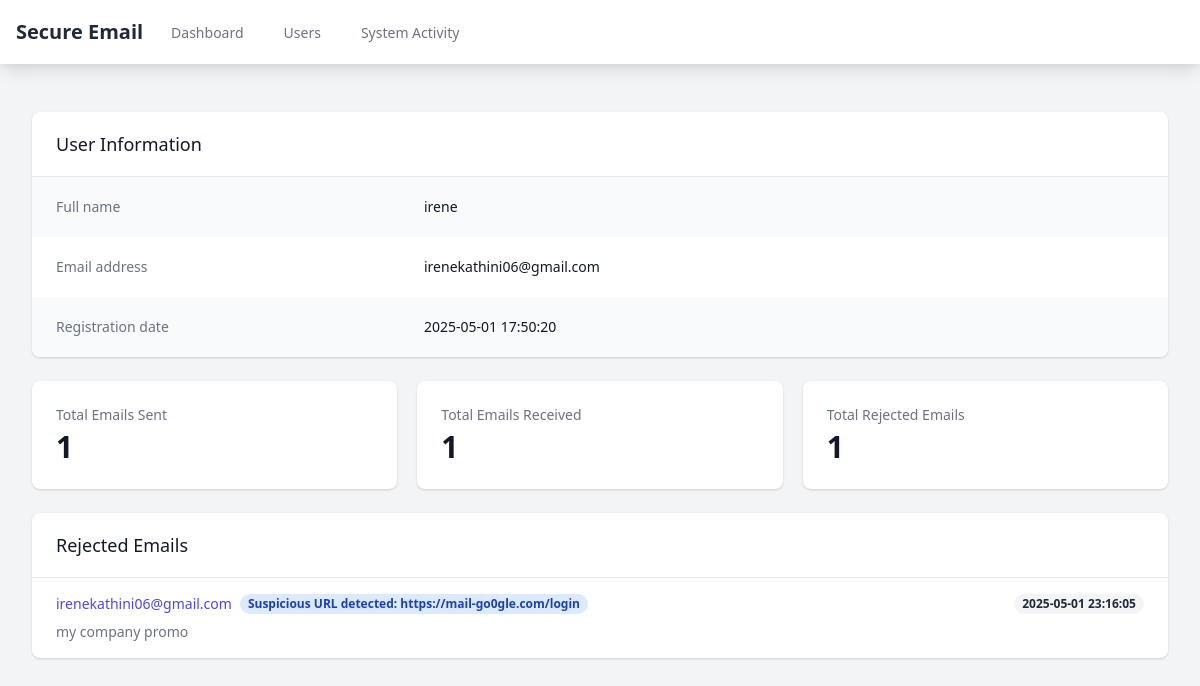
/admin/user/2/activity (signed in), run on an earlier commit of the app's database.
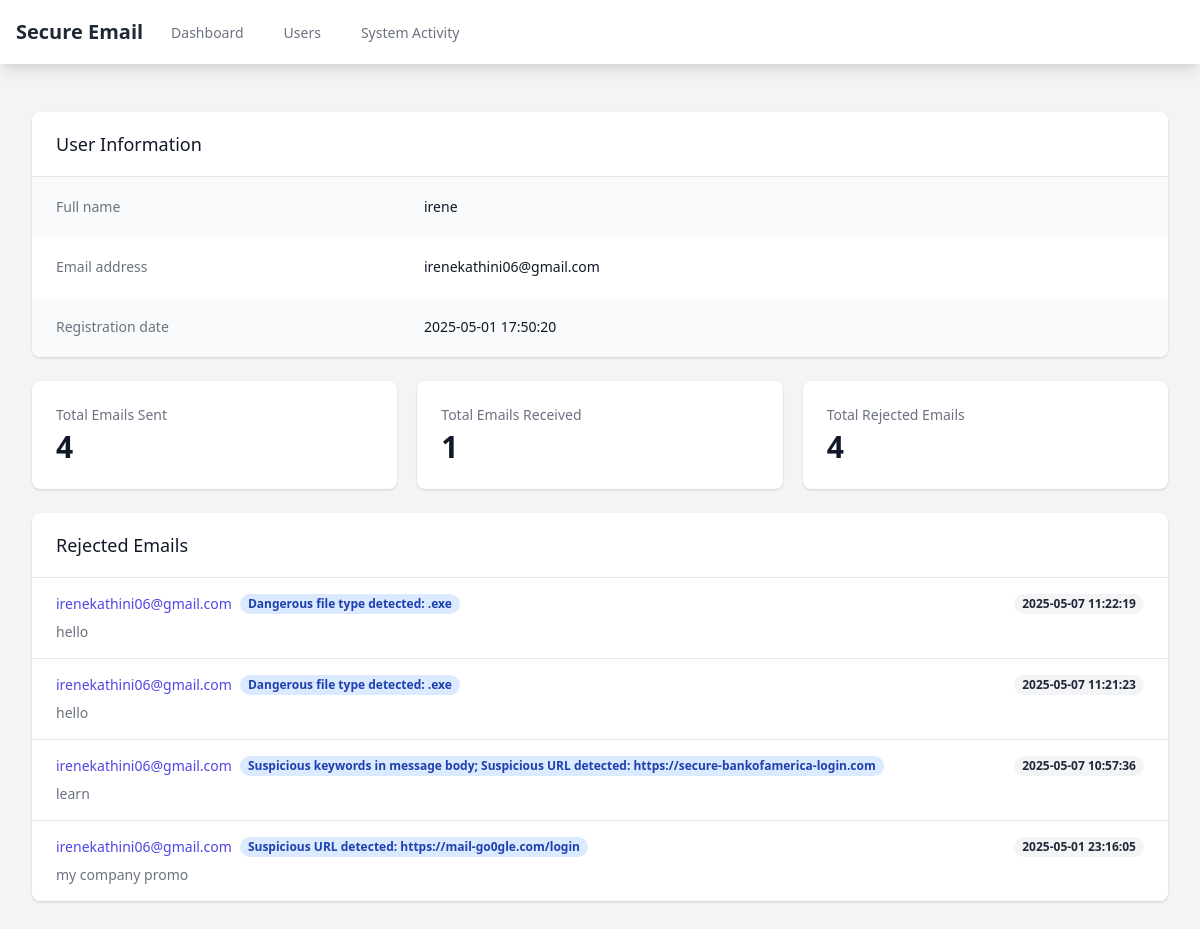
And on a later commit of the database.
### tables this page shows
CREATE TABLE rejected_emails (
                id INTEGER PRIMARY KEY AUTOINCREMENT,
                sender TEXT,
                recipient TEXT,
                subject TEXT,
                message TEXT,
                reason TEXT,
                timestamp DATETIME DEFAULT CURRENT_TIMESTAMP
            );

CREATE TABLE users (
                id INTEGER PRIMARY KEY AUTOINCREMENT,
                fullname TEXT NOT NULL,
                email TEXT NOT NULL UNIQUE,
                password TEXT NOT NULL,
                is_admin BOOLEAN DEFAULT FALSE,
                is_approved BOOLEAN DEFAULT FALSE,
                profile_picture TEXT,
                bio TEXT,
                created_at DATETIME DEFAULT CURRENT_TIMESTAMP,
                last_updated DATETIME DEFAULT CURRENT_TIMESTAMP
            );

### app.py (the view)
@app.route('/admin/user/<int:user_id>/activity')
@admin_required
def admin_user_activity(user_id):
    try:
        conn = sqlite3.connect(DB_NAME)
        conn.row_factory = sqlite3.Row
        c = conn.cursor()
        c.execute('SELECT id, fullname, email, created_at FROM users WHERE id = ?', (user_id,))
        user = c.fetchone()
        if not user:
            return redirect(url_for('admin_users'))
        c.execute('''
            SELECT * FROM emails
            WHERE sender = ?
            ORDER BY timestamp DESC
        ''', (user['email'],))
        sent_emails = c.fetchall()
        c.execute('''
            SELECT * FROM emails
            WHERE recipient = ?
            ORDER BY timestamp DESC
        ''', (user['email'],))
        received_emails = c.fetchall()
        c.execute('''
            SELECT * FROM rejected_emails
            WHERE sender = ? OR recipient = ?
            ORDER BY timestamp DESC
        ''', (user['email'], user['email']))
        rejected_emails = c.fetchall()
        stats = {
            'total_sent': len(sent_emails),
            'total_received': len(received_emails),
            'total_rejected': len(rejected_emails),
            'spam_attempts': sum(1 for email in rejected_emails if 'Spam' in email['reason']),
            'phishing_attempts': sum(1 for email in rejected_emails if 'Phishing' in email['reason']),
            'malware_detected': sum(1 for email in rejected_emails if 'Malware' in email['reason'])
        }
        conn.close()
        return render_template('admin/user_activity.html',
                             user=user,
                             sent_emails=sent_emails,
                             received_emails=received_emails,
                             rejected_emails=rejected_emails,
                             stats=stats)
    except Exception as e:
        print("User activity error:", str(e))
        return redirect(url_for('admin_users'))

### app.py (called while the page is built)
@login_manager.user_loader
def load_user(user_id):
    return User.get(int(user_id))

def admin_required(f):
    @wraps(f)
    def decorated_function(*args, **kwargs):
        print(f"Admin required decorator called for {f.__name__}")
        print(f"Current user: {current_user}")
        print(f"Current user is authenticated: {current_user.is_authenticated}")
        if not current_user.is_authenticated:
            print("User not authenticated, redirecting to login")
            return redirect(url_for('login_page'))
        if not getattr(current_user, 'is_admin', False):
            print("User not authorized as admin, redirecting to login")
            return redirect(url_for('login_page'))
        return f(*args, **kwargs)
    return decorated_function

### templates/admin/user_activity.html (shortened to what the changed rows need)
<!DOCTYPE html>
<html lang="en">
<head>
    <link href="https://cdn.jsdelivr.net/npm/tailwindcss@2.2.19/dist/tailwind.min.css" rel="stylesheet">
    <link href="https://cdnjs.cloudflare.com/ajax/libs/font-awesome/6.0.0/css/all.min.css" rel="stylesheet">
</head>
<body class="bg-gray-100 min-h-screen">
    <div class="max-w-7xl mx-auto py-6 sm:px-6 lg:px-8">
        <div class="px-4 py-6 sm:px-0">
            <div class="grid grid-cols-1 gap-5 sm:grid-cols-2 lg:grid-cols-3 mb-6">
                <div class="bg-white overflow-hidden shadow rounded-lg">
                    <div class="px-4 py-5 sm:p-6">
                        <dt class="text-sm font-medium text-gray-500 truncate">Total Emails Sent</dt>
                        <dd class="mt-1 text-3xl font-semibold text-gray-900">{{ stats.total_sent }}</dd>
                    </div>
                </div>
                <div class="bg-white overflow-hidden shadow rounded-lg">
                    <div class="px-4 py-5 sm:p-6">
                        <dt class="text-sm font-medium text-gray-500 truncate">Total Rejected Emails</dt>
                        <dd class="mt-1 text-3xl font-semibold text-gray-900">{{ stats.total_rejected }}</dd>
                    </div>
                </div>
            </div>
            <div class="bg-white shadow overflow-hidden sm:rounded-lg mb-6">
                <div class="border-t border-gray-200">
                    <ul class="divide-y divide-gray-200">
                        {% for email in rejected_emails %}
                        <li class="px-4 py-4 sm:px-6">
                            <div class="flex items-center justify-between">
                                <div class="flex items-center">
                                    <p class="text-sm font-medium text-indigo-600 truncate">
                                        {{ email.sender if email.sender == user.email else email.recipient }}
                                    </p>
                                    <span class="ml-2 px-2 inline-flex text-xs leading-5 font-semibold rounded-full
                                        {% if 'Spam' in email.reason %}bg-yellow-100 text-yellow-800
                                        {% elif 'Phishing' in email.reason %}bg-red-100 text-red-800
                                        {% else %}bg-blue-100 text-blue-800{% endif %}">
                                        {{ email.reason }}
                                    </span>
                                </div>
                                <div class="ml-2 flex-shrink-0 flex">
                                    <p class="px-2 inline-flex text-xs leading-5 font-semibold rounded-full bg-gray-100 text-gray-800">
                                        {{ email.timestamp }}
                                    </p>
                                </div>
                            </div>
                            <div class="mt-2">
                                <p class="text-sm text-gray-500">{{ email.subject }}</p>
                            </div>
                        </li>
                        {% else %}
                        <li class="px-4 py-4 sm:px-6">
                            <p class="text-sm text-gray-500 text-center">No rejected emails</p>
                        </li>
                        {% endfor %}
                    </ul>
                </div>
            </div>
        </div>
    </div>
</body>
</html>

What changed in the data, as far as the page shows it:
added rejected_emails: sender+recipient "irenekathini06@gmail.com", reason "Dangerous file type detected: .exe", timestamp "2025-05-07 11:22:19", subject "hello"
added rejected_emails: sender+recipient "irenekathini06@gmail.com", reason "Dangerous file type detected: .exe", timestamp "2025-05-07 11:21:23", subject "hello"
added rejected_emails: sender.email "irenekathini06@gmail.com", reason "Suspicious keywords in message body; Suspicious URL detected: https://secure-bankofamerica-login.com", timestamp "2025-05-07 10:57:36", subject "learn"
Also different on the page:
{{ stats.total_sent }}: "1" → "4"
{{ stats.total_rejected }}: "1" → "4"
